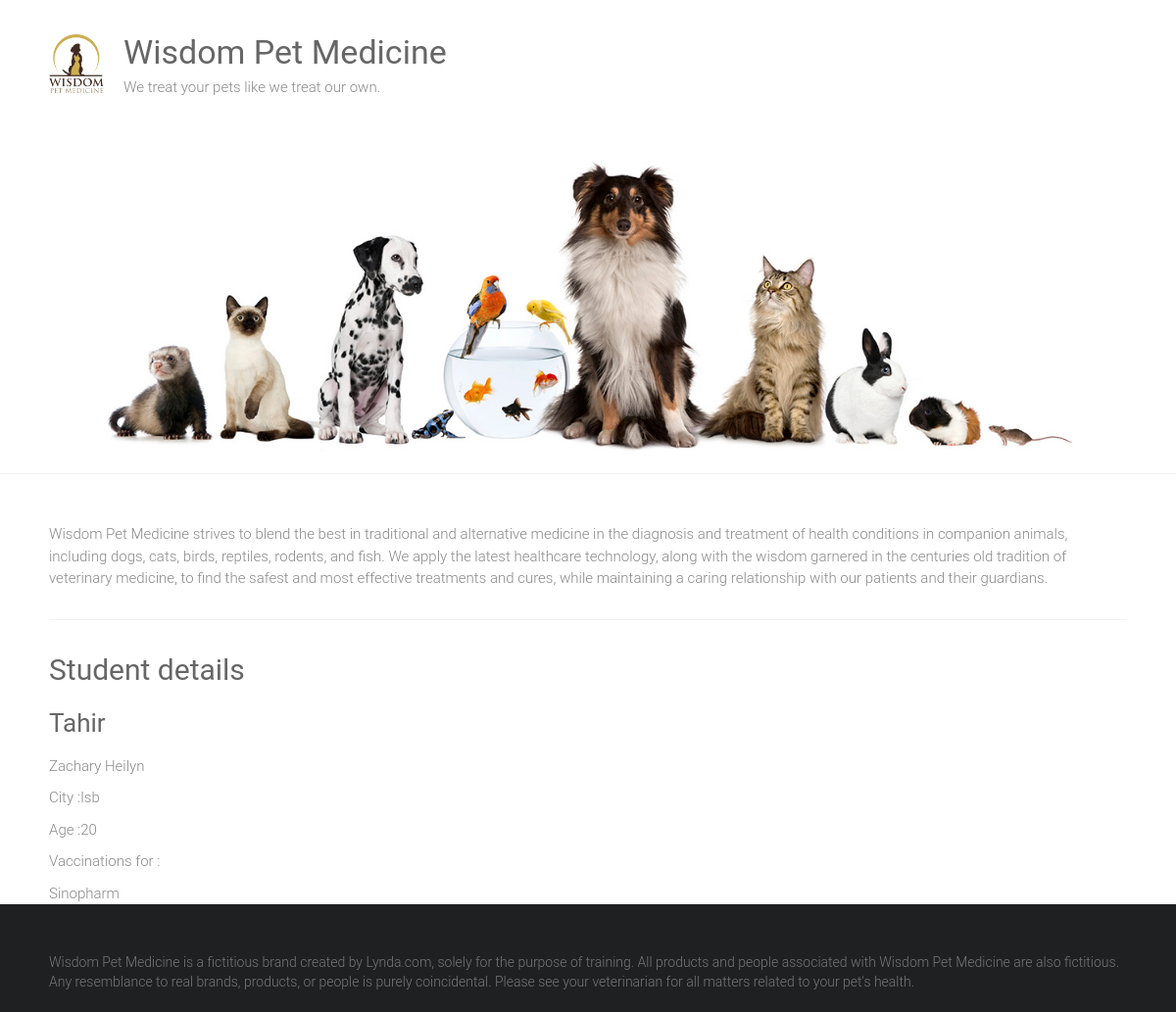
The app's page /firstapp/2/ with its own data.
### firstapp/models.py (models this page shows, shortened)
class Admission(models.Model):
	SEX_CHOICES=[('M', 'Male'), ('F','Female')]
	name= models.CharField(max_length=100)
	father_name= models.CharField(max_length=100)
	city= models.CharField(max_length=100, blank=True)
	score= models.CharField(max_length=100)
	sex=models.CharField(max_length=1, choices=SEX_CHOICES, blank=True)
	birth_date=models.DateTimeField()
	age=models.IntegerField(null=True)
	vaccinations=models.ManyToManyField('Vaccine', blank=True)

class Vaccine(models.Model):
	name=models.CharField(max_length=50)

### firstapp/views.py (the view)
# urls.py: path('firstapp/<int:student_id>/', views.student_detail, name='student_detail')
def student_detail(request,student_id):
	try:
		student=Admission.objects.get(id=student_id)
	except Admission.DoesNotExist:
		raise Http404('Student does not exist')
	return render(request, 'student_detail.html', {
		'student':student
		})

### firstapp/templates/student_detail.html
{% extends "base.html" %}
{% block content %}
<h1>Student details</h1>
<div>
	<h3>{{student.name|capfirst}} </h3>
	<p> {{student.father_name}} </p>
	{% if student.city %}
	<p> City :{{student.city}}
	{% endif %}
	{% if student.age %}
	<p> Age :{{student.age}}
	{% endif %}
	{% if student.vaccinations.all %}
	<p> Vaccinations for : </p>
	<ul>
		{% for vaccination in student.vaccinations.all %}
			<li>{{vaccination.name}} </li>
		{% endfor %}
	{% endif %}
	</ul>
</div>
{% endblock %}

### static/style.css (style rules this page uses)
html, body, div, span, applet, object, iframe, h1, h2, h3, h4, h5, h6, p, blockquote, pre, a, abbr, acronym, address, big, cite, code, del, dfn, em, font, ins, kbd, q, s, samp, small, strike, strong, sub, sup, tt, var, dl, dt, dd, ol, ul, li, fieldset, form, label, legend, table, caption, tbody, tfoot, thead, tr, th, td { border: 0; font: inherit; font-size: 100%; font-style: inherit; font-weight: inherit; margin: 0; outline: 0; padding: 0; vertical-align: baseline; }
html { overflow-y: scroll; -webkit-text-size-adjust: 100%; -ms-text-size-adjust: 100%; }
h1, h2, h3, h4, h5, h6 { color: #666666; line-height: 1.4; padding-bottom: 15px; font-weight: normal; }
h1 { font-size: 30px; }
h3 { font-size: 26px; }
body, button, input, select, textarea { color: #888888; font-size: 15px; line-height: 1.5; font-family: 'Roboto', sans-serif; font-weight: 300; }
p { color: #888888; font-size: 15px; line-height: 1.5; margin-bottom: 15px; font-weight: 300; }
ul, ol { list-style: none; }
body { background: #f2f2f2; }
body { padding-top: 30px; padding-bottom: 30px; }
body.wide { padding-top: 0; padding-bottom: 0; }
.single-page p { margin-bottom: 10px; }

### records on screen
Admission: name "Tahir", father_name "Zachary Heilyn", city "Isb", age "20"
Vaccine: name "Sinopharm"
